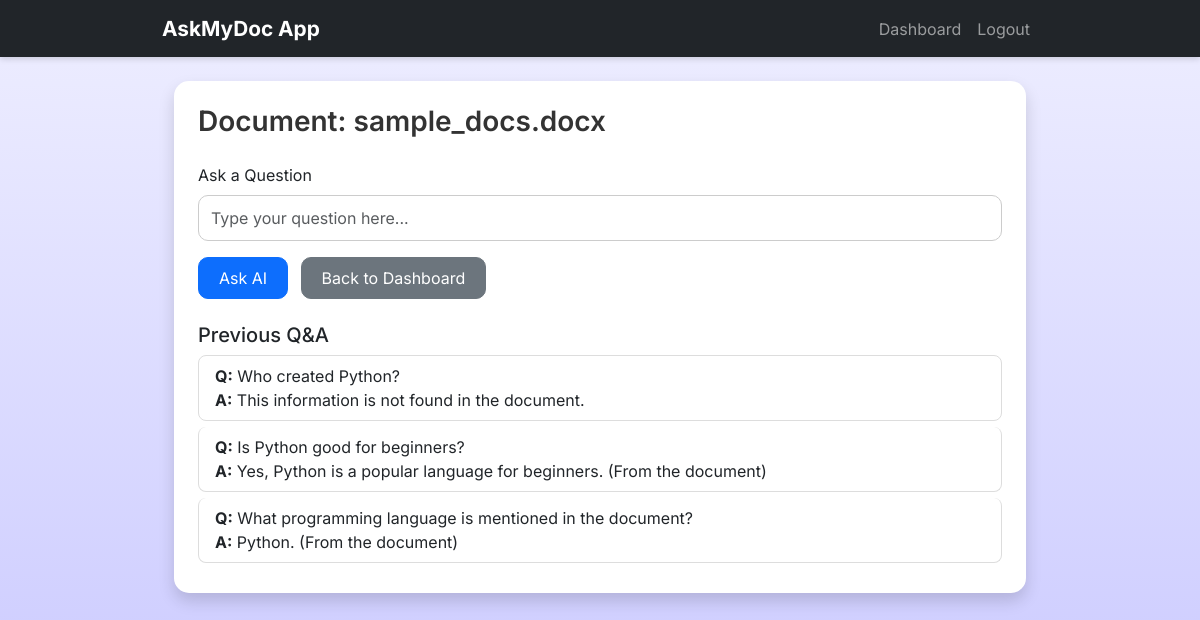
/document/sample_docs.docx (signed in), run on the app's committed database.
### backend/models.py (models this page shows)
class Document(db.Model):
    id = db.Column(db.Integer, primary_key=True)
    filename = db.Column(db.String(200), nullable=False)
    content = db.Column(db.Text, nullable=False)
    uploaded_at = db.Column(db.DateTime, default=datetime.utcnow)
    user_id = db.Column(db.Integer, db.ForeignKey("user.id"), nullable=False)
    qas = db.relationship("QAHistory", backref="document", lazy=True)

class QAHistory(db.Model):
    id = db.Column(db.Integer, primary_key=True)
    question = db.Column(db.Text, nullable=False)
    answer = db.Column(db.Text, nullable=False)
    timestamp = db.Column(db.DateTime, default=datetime.utcnow)
    document_id = db.Column(db.Integer, db.ForeignKey("document.id"), nullable=False)

### backend/app.py (the view)
@app.route("/document/<filename>")
def document_view(filename):
    if "user_id" not in session:
        flash("Please log in first.", "warning")
        return redirect(url_for("login"))
    document = Document.query.filter_by(filename=filename, user_id=session["user_id"]).first()
    if not document:
        flash("Document not found.", "danger")
        return redirect(url_for("dashboard"))
    session["document_id"] = document.id
    qas = QAHistory.query.filter_by(document_id=document.id).order_by(QAHistory.timestamp.desc()).all()
    return render_template(
        "document.html",
        filename=document.filename,
        qas=qas,
        username=session.get("username")
    )

### backend/templates/document.html (shortened to what this page needs)
{% extends "base.html" %}
{% block content %}
<div class="container mt-4">
    <div class="card shadow p-4">
        <h3>Document: {{ filename }}</h3>
        <form action="{{ url_for('ask') }}" method="POST" class="mt-3">
            <div class="mb-3">
                <label class="form-label">Ask a Question</label>
                <input class="form-control" type="text" name="question" placeholder="Type your question here..." required>
            </div>
            <button class="btn btn-primary">Ask AI</button>
            <a href="{{ url_for('dashboard') }}" class="btn btn-secondary ms-2">Back to Dashboard</a>
        </form>
        {% if qas %}
        <div class="mt-4">
            <h5>Previous Q&A</h5>
            <ul class="list-group">
                {% for qa in qas|sort(attribute='timestamp', reverse=True) %}
                <li class="list-group-item">
                    <strong>Q:</strong> {{ qa.question }}<br>
                    <strong>A:</strong> {{ qa.answer }}
                </li>
                {% endfor %}
            </ul>
        </div>
        {% endif %}
    </div>
</div>
{% endblock %}

### backend/static/style.css (style rules this page uses)
* { margin: 0; padding: 0; box-sizing: border-box; font-family: "Inter", sans-serif; }
.list-group-item { transition: background 0.3s, transform 0.15s; }
body { min-height: 100vh; background: linear-gradient(#eeeeff, #c8c7ff); }
.container { max-width: 900px; }
.card { border-radius: 15px; border: none; background: #fff; box-shadow: 0 6px 16px rgba(0, 0, 0, 0.1); }
.card h2, .card h3, .card h4 { font-weight: 600; color: #333; }
.form-control { border-radius: 10px; border: 1px solid #ccc; padding: 10px 12px; transition: border 0.2s, box-shadow 0.2s; }
.btn { border-radius: 10px; padding: 0.5rem 1.25rem; transition: transform 0.15s ease, background 0.2s; }
.list-group-item { border-radius: 8px !important; margin-bottom: 6px; border: 1px solid #ddd; transition: background 0.2s; }

### data on the page
Document: filename "sample_docs.docx"
QAHistory: question "Who created Python?", answer "This information is not found in the document."
QAHistory: question "Is Python good for beginners?", answer "Yes, Python is a popular language for beginners. (From the document)"
QAHistory: question "What programming language is mentioned in the document?", answer "Python. (From the document)"
